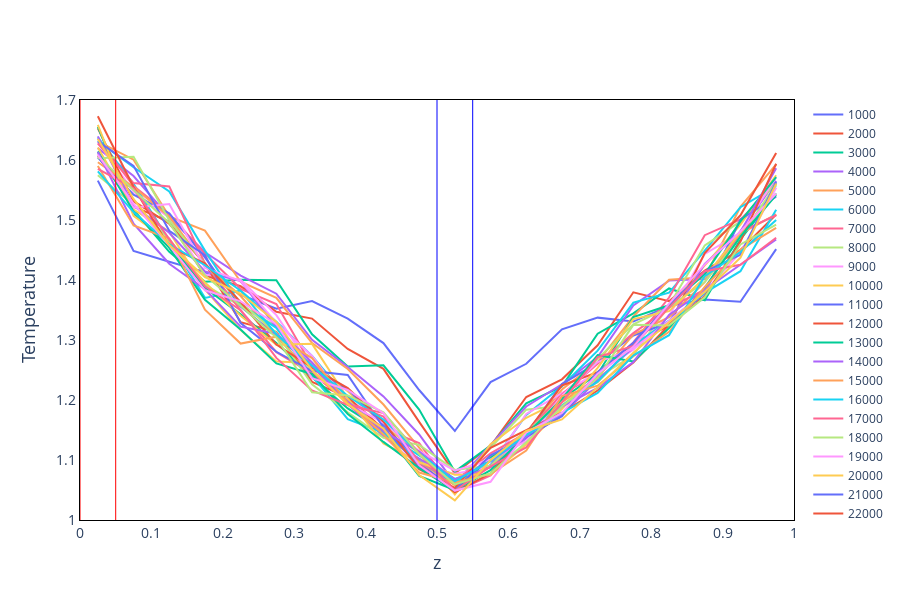

Notebook source saved alongside this figure:
### Code cell
import plotly.graph_objects as go

fig = go.Figure()
for i in range(len(coord1_list)):
    fig.add_trace(go.Scatter(x=coord1_list[i][0], y=v_temp_list[i][0], mode='lines', name=timestep[i]))

# Formatting
fig.update_xaxes(showgrid=False)
fig.update_yaxes(showgrid=False)
fig.update_layout(width=900, height=600)

fig.update_layout(plot_bgcolor='white')

fig.update_xaxes(showline=True, linewidth=1, linecolor='black', mirror=True)
fig.update_yaxes(showline=True, linewidth=1, linecolor='black', mirror=True)

fig.update_xaxes(title_text='z', title_font=dict(size=18))
fig.update_xaxes(tickfont=dict(size=14))
fig.update_yaxes(title_text='Temperature', title_font=dict(size=18))
fig.update_yaxes(tickfont=dict(size=14))

fig.update_xaxes(range=[0, 1], dtick=0.1)
fig.update_yaxes(range=[1, 1.7], dtick=0.1)

fig.add_shape(type='line', x0=0, y0=0, x1=0, y1=2, line=dict(color='red', width=1))
fig.add_shape(type='line', x0=0.05, y0=0, x1=0.05, y1=2, line=dict(color='red', width=1))
fig.add_shape(type='line', x0=0.5, y0=0, x1=0.5, y1=2, line=dict(color='blue', width=1))
fig.add_shape(type='line', x0=0.55, y0=0, x1=0.55, y1=2, line=dict(color='blue', width=1))
fig.show()
